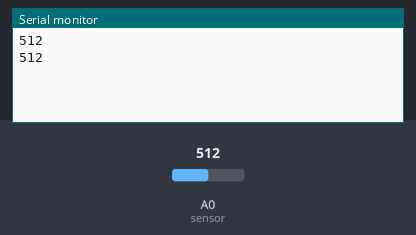
This sketch was run on a simulated Arduino Uno, built with avr-gcc and run on an emulated ATmega328P. Parts: the last lines printed to the serial monitor. Inputs (shaded band) come from the test bench; at power-on: A0 (sensor) = 512.

Above: at 1.8 s.
1.9 s: A0 (sensor) set to 716
At 2.8 s:
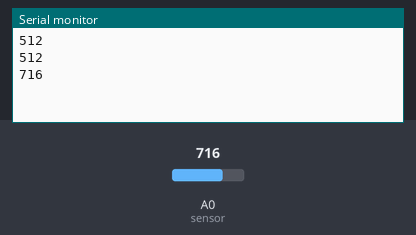
3.4 s: A0 (sensor) set to 900
At 4.5 s:
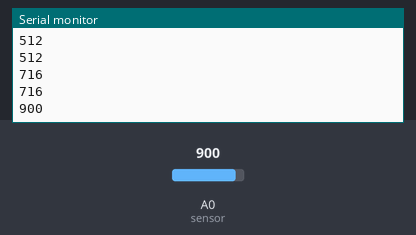
Timing chart, 0 to 6.4 s (numbered marks = the images above; inputs shaded):
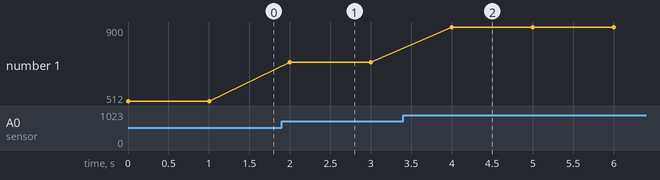

The sketch:

light_sensor.ino
```cpp
int sensor = A0;
int val;

void setup() {
 Serial.begin(9600);

}

void loop() {

 val = analogRead(sensor);
 Serial.println(val);
 delay(1000);


}
```

Measured:
- after the input at 1.9 s, the serial monitor: prints a new line after 0.10 s (image 1)
- after the input at 3.4 s, the serial monitor: prints a new line after 0.60 s (image 2)
- plotted number 1: 512 → 716 after the input at 1.9 s, 716 → 900 after the input at 3.4 s
